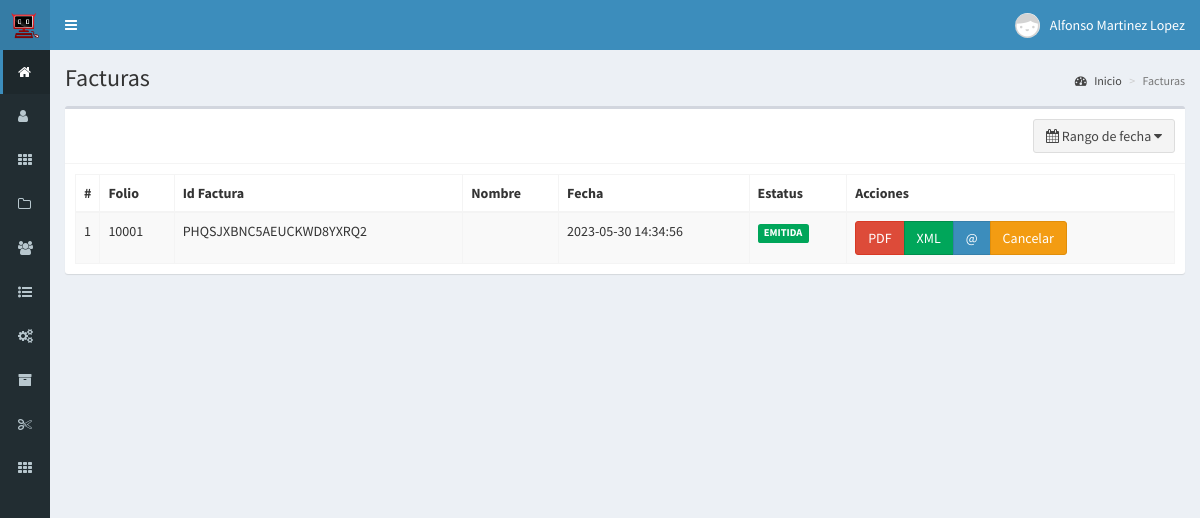
The page /facturacion (signed in) on the database its author committed.
### tables this page shows
CREATE TABLE `respuesta_facturacion` (
  `id` int(11) NOT NULL AUTO_INCREMENT,
  `respuesta` varchar(255) DEFAULT NULL,
  `fecha` timestamp NULL DEFAULT NULL ON UPDATE CURRENT_TIMESTAMP,
  `estatus` char(255) DEFAULT NULL,
  `folio` varchar(255) DEFAULT NULL,
  PRIMARY KEY (`id`)
);

### controladores/plantilla.controlador.php (called while the page is built)
<?php
class ControladorPlantilla{
	static public function ctrPlantilla(){
		include "vistas/plantilla.php";
	}
}

### index.php (called while the page is built, shortened)
<?php
require_once "controladores/plantilla.controlador.php";
require_once "controladores/ventas.controlador.php";
require_once "controladores/facturacion.controlador.php";
require_once "controladores/codigosProductos.controlador.php";
require_once "modelos/ventas.modelo.php";
require_once "modelos/facturacion.modelo.php";
$plantilla = new ControladorPlantilla();
$plantilla -> ctrPlantilla();

### controladores/facturacion.controlador.php (called while the page is built, shortened)
<?php
class ControladorFacturacion{
	static public function ctrRangoFechasFacturas($fechaInicial, $fechaFinal)
	{
		$tabla = "respuesta_facturacion";
		$respuesta = ModeloFacturacion::mdlRangoFechasFacturas($tabla, $fechaInicial, $fechaFinal);
		return $respuesta;
	}
}

### modelos/conexion.php (called while the page is built)
<?php
class Conexion
{
    static public function conectar()
    {
        $link = new PDO("mysql:host=localhost;
                        dbname=bopos",
                        "root",
                        "");
        $link->exec("set names utf8");
        return $link;
    }
}

### modelos/facturacion.modelo.php (called while the page is built, shortened)
<?php
require_once "conexion.php";
class ModeloFacturacion
{
	static public function mdlRangoFechasFacturas($tabla, $fechaInicial, $fechaFinal)
	{
		if ($fechaInicial == null) {
			$stmt = Conexion::conectar()->prepare("SELECT * FROM $tabla ORDER BY id ASC");
			$stmt->execute();
			return $stmt->fetchAll();
		} else if ($fechaInicial == $fechaFinal) {
			$stmt = Conexion::conectar()->prepare("SELECT * FROM $tabla WHERE fecha like '%$fechaFinal%'");
			$stmt->bindParam(":fecha", $fechaFinal, PDO::PARAM_STR);
			$stmt->execute();
			return $stmt->fetchAll();
		}
	}
}

### controladores/ventas.controlador.php (called while the page is built, shortened)
<?php
class ControladorVentas
{
	static public function ctrMostrarVentas($item, $valor)
	{
		$tabla = "ventas";
		$respuesta = ModeloVentas::mdlMostrarVentas($tabla, $item, $valor);
		return $respuesta;
	}
	static public function ctrMostrarClientes($item, $valor)
	{
		$tabla = "clientes";
		$respuesta = ModeloVentas::mdlMostrarClientes($tabla, $item, $valor);
		return $respuesta;
	}
}

### modelos/ventas.modelo.php (called while the page is built, shortened)
<?php
require_once "conexion.php";
class ModeloVentas
{
	static public function mdlMostrarVentas($tabla, $item, $valor)
	{
		if ($item != null) {
			$stmt = Conexion::conectar()->prepare("SELECT * FROM $tabla WHERE $item = :$item ORDER BY id ASC");
			$stmt->bindParam(":" . $item, $valor, PDO::PARAM_STR);
			$stmt->execute();
			return $stmt->fetch();
		} else {
			$stmt = Conexion::conectar()->prepare("SELECT * FROM $tabla ORDER BY id ASC");
			$stmt->execute();
			return $stmt->fetchAll();
		}
	}
	static public function mdlMostrarClientes($tabla, $item, $valor)
	{
		if ($item != null) {
			$stmt = Conexion::conectar()->prepare("SELECT * FROM $tabla WHERE $item = :$item");
			$stmt->bindParam(":" . $item, $valor, PDO::PARAM_STR);
			$stmt->execute();
			return $stmt->fetch();
		} else {
			$stmt = Conexion::conectar()->prepare("SELECT * FROM $tabla");
			$stmt->execute();
			return $stmt->fetchAll();
		}
	}
}

### vistas/modulos/facturacion.php (the view, shortened to what this page needs)
<div class="content-wrapper">
    <section class="content-header">
        <h1>
            Facturas
        </h1>
        <ol class="breadcrumb">
            <li><a href="inicio"><i class="fa fa-dashboard"></i> Inicio</a></li>
            <li class="active">Facturas</li>
        </ol>
    </section>
    <section class="content">
        <div class="box">
            <div class="box-header with-border">
                <button type="button" class="btn btn-default pull-right" id="daterangeFact-btn">
                    <span>
                        <i class="fa fa-calendar"></i>
                        <?php
                        if (isset($_GET["fechaInicial"])) {
                            echo $_GET["fechaInicial"] . " - " . $_GET["fechaFinal"];
                        } else {
                            echo 'Rango de fecha';
                        }
                        ?>
                    </span>
                    <i class="fa fa-caret-down"></i>
                </button>
            </div>
            <div class="box-body">
                <table class="table table-bordered table-striped dt-responsive tablas" width="100%">
                    <thead>
                        <tr>
                            <th style="width:10px">#</th>
                            <th>Folio</th>
                            <th>Id Factura</th>
                            <th>Nombre</th>
                            <th>Fecha</th>
                            <th>Estatus</th>
                            <th>Acciones</th>
                        </tr>
                    </thead>
                    <tbody>
                        <?php
                        if (isset($_GET["fechaInicial"])) {
                            $fechaInicial = $_GET["fechaInicial"];
                            $fechaFinal = $_GET["fechaFinal"];
                        } else {
                            $fechaInicial = null;
                            $fechaFinal = null;
                        }
                        $facturas = ControladorFacturacion::ctrRangoFechasFacturas($fechaInicial, $fechaFinal);
                        foreach ($facturas as $key => $value) {
                            echo ' <tr>
                    <td>' . ($key + 1) . '</td>
                    <td class="text-uppercase">' . $value["folio"] . '</td>
                    <td class="text-uppercase">' . $value["respuesta"] . '</td>';
                            $Itemfolio = "codigo";
                            $valorFolio = $value["folio"];
                            $venta = ControladorVentas::ctrMostrarVentas($Itemfolio, $valorFolio);
                            $idCliente = $venta["id_cliente"];
                            $itemCliente = "id";
                            $cliente = ControladorVentas::ctrMostrarClientes($itemCliente, $idCliente);
                            echo '<td class="text-uppercase">' . $cliente["nombre"] . '</td>
                    <td class="text-uppercase">' . $value["fecha"] . '</td>';
                            if ($value["estatus"] == 1) {
                                echo '<td class="text-uppercase"><small class="label bg-green">Emitida</small></td>';
                            } else {
                                echo '<td class="text-uppercase"><small class="label bg-red">Cancelada</small></td>';
                            }
                            echo '<td>
                      <div class="btn-group">
                        <button class="btn btn-danger btnPdfFactura" data-toggle="modal" idFactura ="' . $value["respuesta"] . '">PDF</button>
                        <button class="btn btn-success btnXmlFactura" data-toggle="modal" idFacturaXml ="' . $value["respuesta"] . '">XML</button>
                        <button class="btn btn-primary btnEmailFactura" data-toggle="modal" email ="' . $cliente["email"] . '" idFacturaEmail ="' . $value["respuesta"] . '">@</button>';
                            if ($_SESSION["perfil"] == "Administrador") {
                                echo '<button class="btn btn-warning btnCancelarFactura" data-toggle="modal" data-target="#modalCancelarFactura" idFactura="' . $value["respuesta"] . '">Cancelar</button>';
                            }
                            echo '</div>
                    </td>
                  </tr>';
                        }
                        ?>
                    </tbody>
                </table>
            </div>
        </div>
    </section>
</div>

### rows shown on the page
respuesta_facturacion: folio "10001", respuesta "PHQSJXBNC5AEUCKWD8YXRQ2", fecha "2023-05-30 14:34:56", estatus "EMITIDA"

### other values the page prints
$_SESSION["nombre"] "Alfonso Martinez Lopez"
